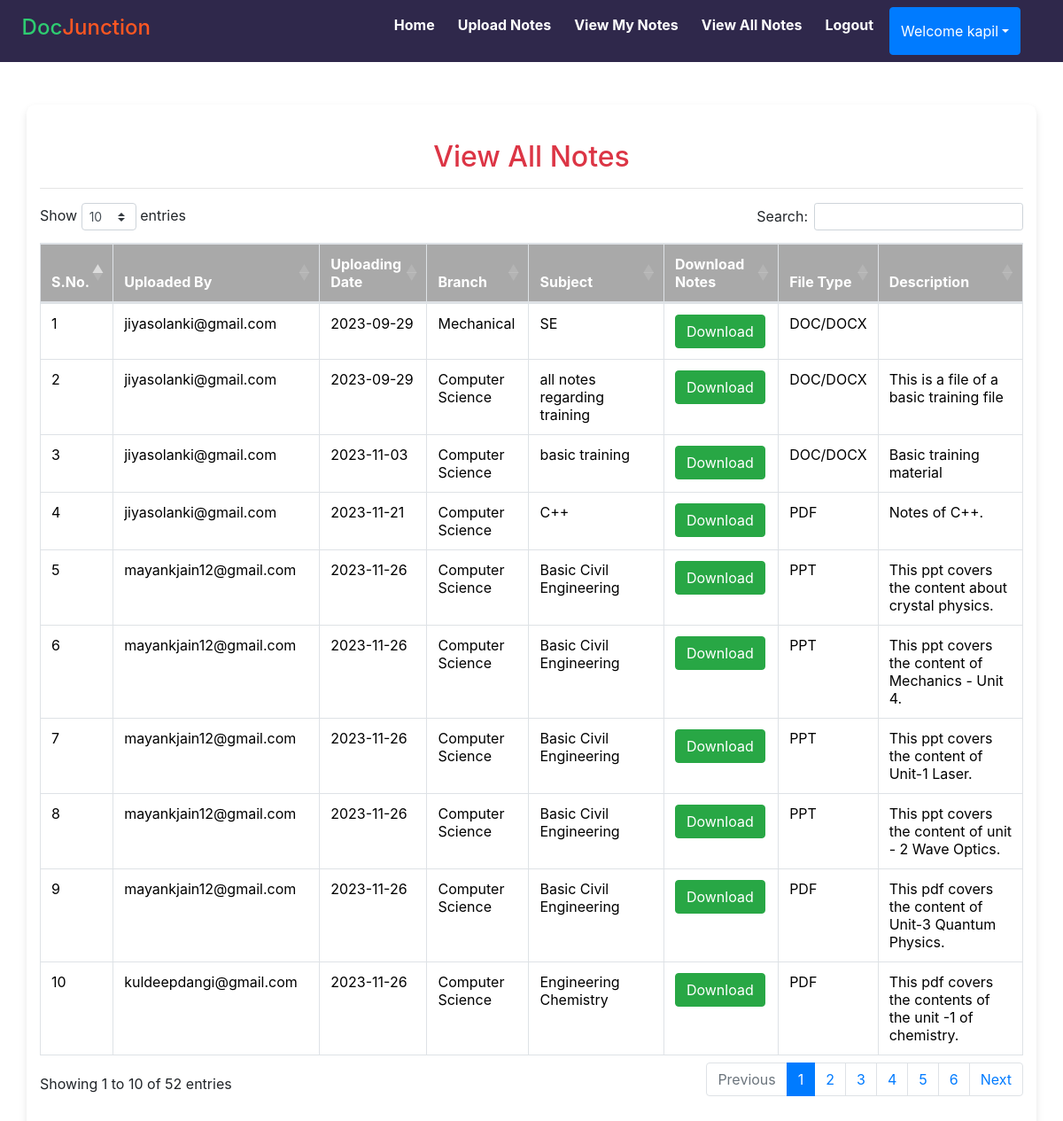
The page /view_all_notes (signed in) on the database its author committed.
### notes/models.py (models this page shows, shortened)
class Notes(models.Model):
    user = models.ForeignKey(User,on_delete=models.CASCADE)
    uploadingdate = models.CharField(max_length=30)
    branch = models.CharField(max_length=30)
    subject = models.CharField(max_length=30)
    notesfile = models.FileField(null=True)
    filetype = models.CharField(max_length=30, null=True)
    description = models.TextField(max_length=200, null=True)
    status = models.CharField(max_length=15)

### notes/views.py (the view)
# urls.py: path('view_all_notes', view_all_notes, name='view_all_notes'),
def view_all_notes(request):
    if not request.user.is_authenticated:
        return redirect('login')
    query = request.GET.get('query')
    if query:
        notes = Notes.objects.filter(
            Q(branch__icontains=query) | Q(subject__icontains=query) | Q(description__icontains=query)
        ).filter(status="Accept")  # Exclude notes with status other than "Accept"
    else:
        notes = Notes.objects.filter(status="Accept")
    d = {'notes': notes}
    return render(request, 'view_all_notes.html', d)

### notes/templates/view_all_notes.html (shortened to what this page needs)
{% extends 'usernavigation.html'%}
{% load static %}
{% block body %}
<link rel="stylesheet" href="https://cdnjs.cloudflare.com/ajax/libs/twitter-bootstrap/4.5.2/css/bootstrap.css">
<link rel="stylesheet" href="https://cdn.datatables.net/1.11.3/css/dataTables.bootstrap4.min.css">
<div class="container mt-5">
	<h2 class="text-center text-danger">View All Notes</h2>
	<hr>
	<table class="table table-bordered" id="example">
		<thead>
			<tr>
				<th>S.No.</th>
				<th>Uploaded By</th>
				<th>Uploading Date</th>
				<th>Branch</th>
				<th>Subject</th>
				<th>Download Notes</th>
				<th>File Type</th>
				<th>Description</th>
			</tr>
			</thead>
		    <tbody>
			{% for i in notes %}
			<tr>
				<td>{{forloop.counter}}</td>
				<td>{{i.user.username}}</td>
				<td>{{i.uploadingdate}}</td>
				<td>{{i.branch}}</td>
				<td>{{i.subject}}</td>
				<td><a href="{{i.notesfile.url}}" class="btn btn-success" download> Download </a></td>
				<td>{{i.filetype}}</td>
				<td>{{i.description}}</td>
			</tr>
			{% endfor %}
		</tbody>
	</table>
</div>
{% endblock %}

### notes/templates/usernavigation.html (shortened to what this page needs)
<html lang="en">
<head>
  {% load static %}
  <link rel="stylesheet" href="https://maxcdn.bootstrapcdn.com/bootstrap/4.3.1/css/bootstrap.min.css">
  <link rel="stylesheet" href="https://use.fontawesome.com/releases/v5.6.3/css/all.css"></head>
  <link rel="stylesheet" href="{% static 'css/mystyle.css' %}">
<body>
<nav class="navbar navbar-expand-sm justify-content-between" style="background-color:  #2F284B">
  <ul class="navbar-nav">
    <h4 style="padding: 1%; margin-right: 30%">
  <span style="color:  #2ECC71">Doc</span><span style="color:  #FF5722">Junction</span>
</h4>
    <li class="navbar-item"><a class="nav-link" href="{% url 'profile' %}">Home</a></li>
    <li class="navbar-item"><a class="nav-link" href="{% url 'upload_notes' %}">Upload Notes</a></li>
    <li class="navbar-item"><a class="nav-link" href="{% url 'view_mynotes' %}">View My Notes</a></li>
    <li class="navbar-item"><a class="nav-link" href="{% url 'view_all_notes' %}">View All Notes</a></li>
    <li class="navbar-item"><a class="nav-link" href="{% url 'logout' %}">Logout</a></li>
  <div class="btn-group">
      <button type="button" class="btn btn-primary dropdown-toggle" data-toggle="dropdown">Welcome {{request.user.first_name}}</button>
  </div>
  </ul>
</nav>
</body>
</html>
{% block body %}
{% endblock %}

### notes/static/css/mystyle.css (style rules this page uses)
.nav-link { color: black; }
.navbar-nav { white-space: nowrap; }
.navbar-item { display: inline-block; margin-right: 10px; }
.nav-link { padding: 8px 12px; color: white; font-weight: bold; border-radius: 10px; }

### notes/templates/view_all_notes.html (style rules this page uses)
.container { padding: 40px; border-radius: 10px; background-color: #FFFFFF; box-shadow: 0 4px 8px rgba(0, 0, 0, 0.1); }
.text-danger { color: #FF5722; }
table { background-color:white; width: 100%; margin-top: 20px; }
table th { background-color: darkgrey; color: #FFFFFF; }
table td { color: black; }
.btn-success { background-color: #2ECC71; border-color: #2ECC71; }

### rows shown on the page
Notes: user.username "jiyasolanki@gmail.com", uploadingdate "2023-09-29", branch "Mechanical", subject "SE", filetype "DOC/DOCX"
Notes: user.username "jiyasolanki@gmail.com", uploadingdate "2023-09-29", branch "Computer Science", subject "all notes regarding training", filetype "DOC/DOCX", description "This is a file of a basic training file"
Notes: user.username "jiyasolanki@gmail.com", uploadingdate "2023-11-03", branch "Computer Science", subject "basic training", filetype "DOC/DOCX", description "Basic training material"
Notes: user.username "jiyasolanki@gmail.com", uploadingdate "2023-11-21", branch "Computer Science", subject "C++", filetype "PDF", description "Notes of C++."
Notes: user.username "mayankjain12@gmail.com", uploadingdate "2023-11-26", branch "Computer Science", subject "Basic Civil Engineering", filetype "PPT", description "This ppt covers the content about crystal physics."
Notes: user.username "mayankjain12@gmail.com", uploadingdate "2023-11-26", branch "Computer Science", subject "Basic Civil Engineering", filetype "PPT", description "This ppt covers the content of Mechanics - Unit 4."
Notes: user.username "mayankjain12@gmail.com", uploadingdate "2023-11-26", branch "Computer Science", subject "Basic Civil Engineering", filetype "PPT", description "This ppt covers the content of Unit-1 Laser."
Notes: user.username "mayankjain12@gmail.com", uploadingdate "2023-11-26", branch "Computer Science", subject "Basic Civil Engineering", filetype "PPT", description "This ppt covers the content of unit - 2 Wave Optics."
Notes: user.username "mayankjain12@gmail.com", uploadingdate "2023-11-26", branch "Computer Science", subject "Basic Civil Engineering", filetype "PDF", description "This pdf covers the content of Unit-3 Quantum Physics."
Notes: user.username "kuldeepdangi@gmail.com", uploadingdate "2023-11-26", branch "Computer Science", subject "Engineering Chemistry", filetype "PDF", description "This pdf covers the contents of the unit -1 of chemistry."

### other values the page prints
{{ request.user.first_name }} "kapil"
